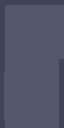

A 2D game scene composited from a Tiled map and its tileset images. What follows is a short description and the map's XML, with every tile layer's data as written:
An orthogonal 1x2 tile map with 64x64 px tiles, 1 tile layer (Layer).

<map version="1.0" tiledversion="1.1.2" orientation="orthogonal" renderorder="right-down" width="1" height="2" tilewidth="64" tileheight="64" infinite="0" nextobjectid="1">
 <tileset firstgid="1" source="tile_set_2.tsx" />
 <layer name="Layer" width="1" height="2">
  <data>
   <tile gid="92" />
   <tile gid="122" />
  </data>
 </layer>
</map>
